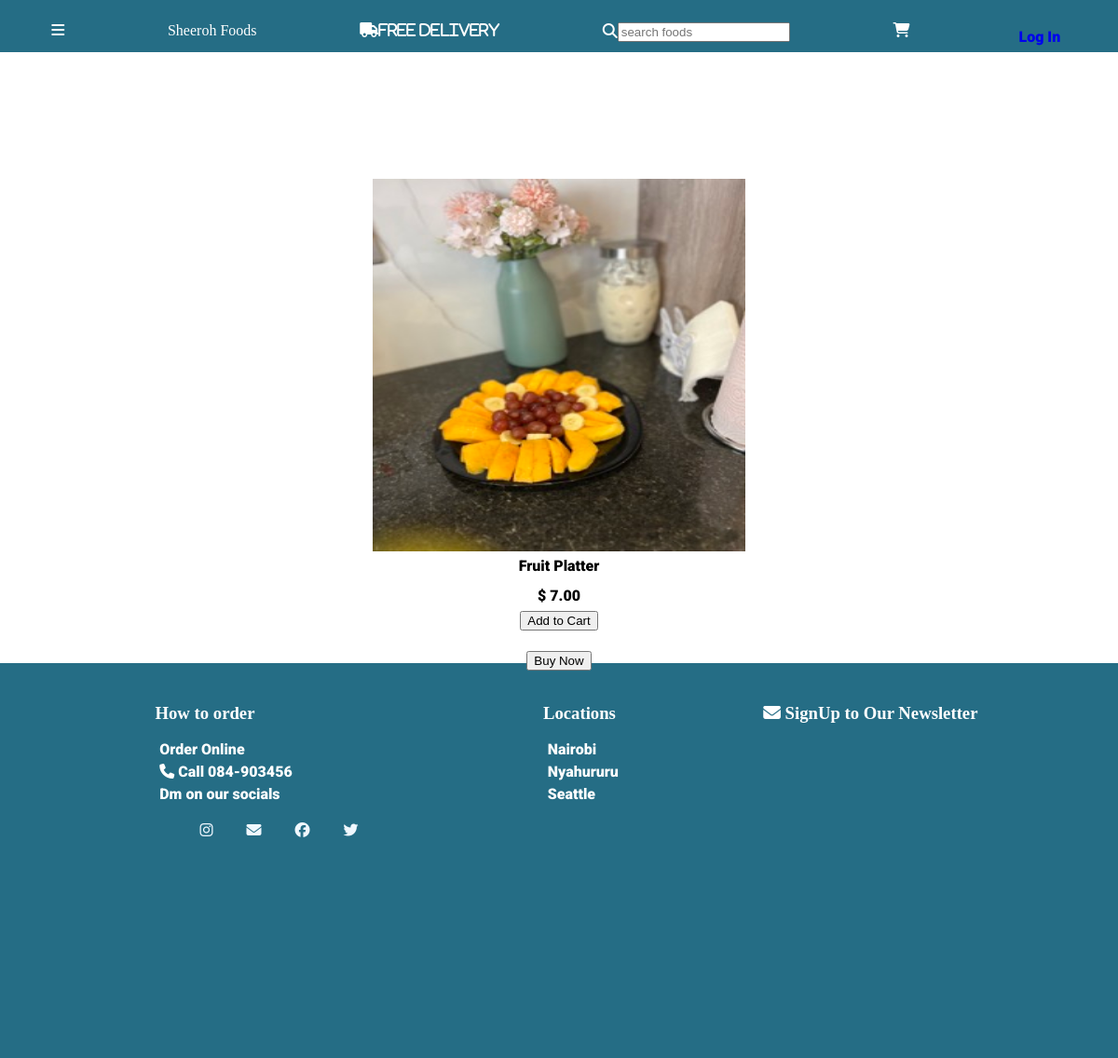
Page /product_details?product_serial_no=3 on the committed database.
### nav/models.py (models this page shows, shortened)
class Product(models.Model):
   date = models.DateField()
   product_name = models.CharField(max_length = 100)
   product_serial_no = models.BigAutoField(primary_key=True)
   opening_balance = models.IntegerField(blank = True)
   closing_balance = models.IntegerField(blank = True)
   sales = models.IntegerField(blank = True)
   product_buying_price = models.DecimalField(max_digits =100, decimal_places=2)
   product_selling_price = models.DecimalField(max_digits =100, decimal_places=2)
   sales_tax = models.FloatField(max_length =20)
   sale_discount = models.FloatField(blank = True)
   photo = models.ImageField(upload_to='images/')

### nav/views.py (the view)
# urls.py: path("product_details", views.product_details, name="product_details"),
def product_details(request):
    product_id = request.GET['product_serial_no'] #gets the id of the item from the users request.
    try:
        item = Product.objects.get(product_serial_no =product_id)
        template = loader.get_template("product_details.html")
    except Exception as e:
        item = None
        context = {
            "error":e
        }
        template = loader.get_template("exception.html")
    context = {
        "prod_sn": product_id,
        "food": item,
    }
    return HttpResponse(template.render(context, request))

### nav/templates/product_details.html (shortened to what this page needs)
{% extends "base.html" %}
{% load static %}
            {% block splice %}
                <div class="menu_display">
                    <img src="{{food.photo.url}}" width="400px" height="400px"/>
                    <p>{{food.product_name}}</p>
                    <p>$ {{food.product_selling_price}}</p>
                    <button class="pick_add_to_cart">Add to Cart</button> <br>
                    <button class="buy_now">Buy Now</button>
                </div>
            {% endblock %}

### static/base.css (style rules this page uses)
body { margin: 0; padding: 0; }
P { color: black; font-family: "Roboto", sans-serif; font-weight: 900; font-style: normal; margin: 0.4em; }
.pick_add_to_cart { margin-bottom: 0.3em; }
.menu_display { display: flex; justify-content: center; align-items: center; height: 100vh; flex-direction: column; }

### rows in the picture
Product: photo (picture), product_name "Fruit Platter", product_selling_price "7.00"
